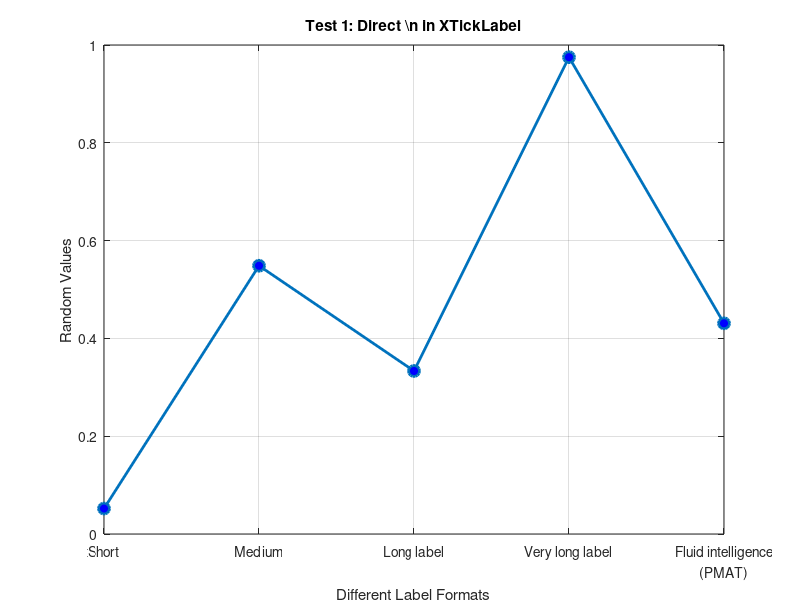

Reproduce this figure in MATLAB.
%% Test 1: Simple multi-line x-axis labels
clear; close all;

figure('Color','w');
x = 1:5;
y = rand(1,5);

plot(x, y, 'o-', 'LineWidth', 2, 'MarkerSize', 8, 'MarkerFaceColor', 'b');
grid on;

% Test different label formats
labels = {
    'Short',
    'Medium',
    'Long label',
    'Very long label',
    ['Fluid intelligence' newline '(PMAT)']  % Two-line label
};

set(gca, 'XTick', x, 'XTickLabel', labels, 'XTickLabelRotation', 45);
xlabel('Different Label Formats');
ylabel('Random Values');
title('Test 1: Direct \n in XTickLabel');
